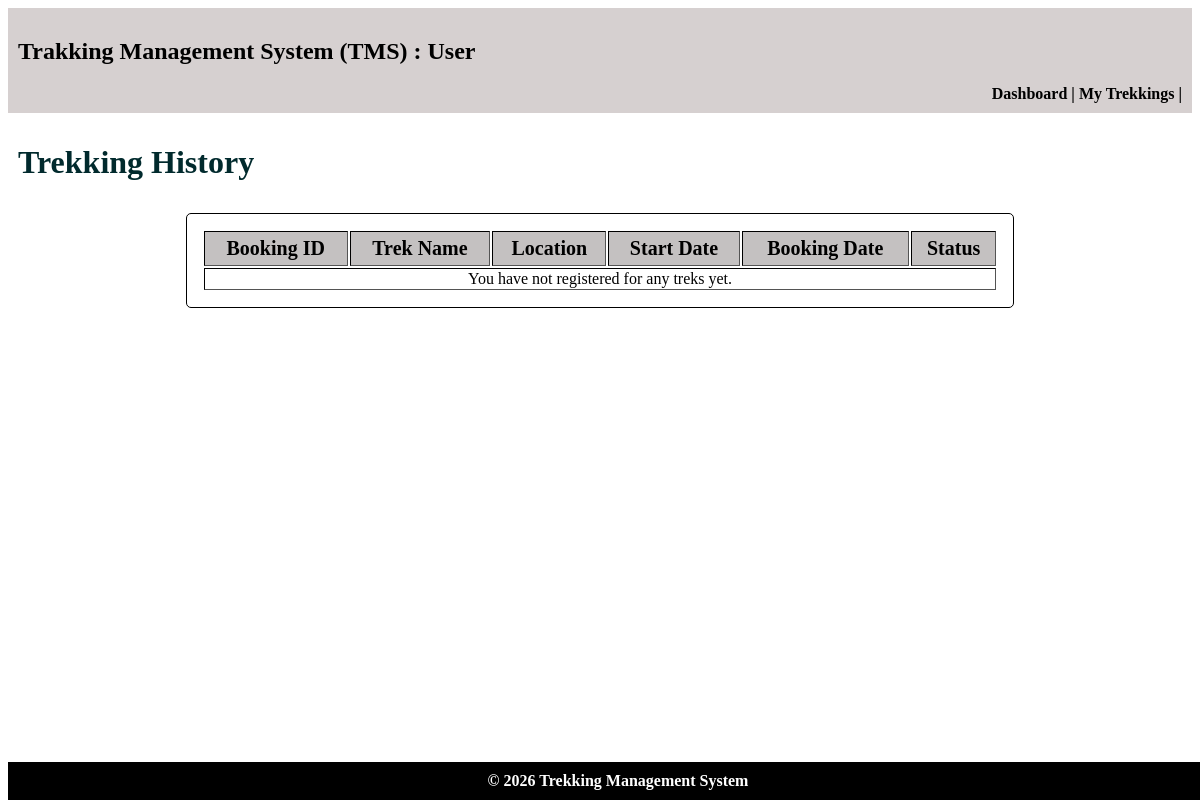
The app's page /user/history/2, older data.
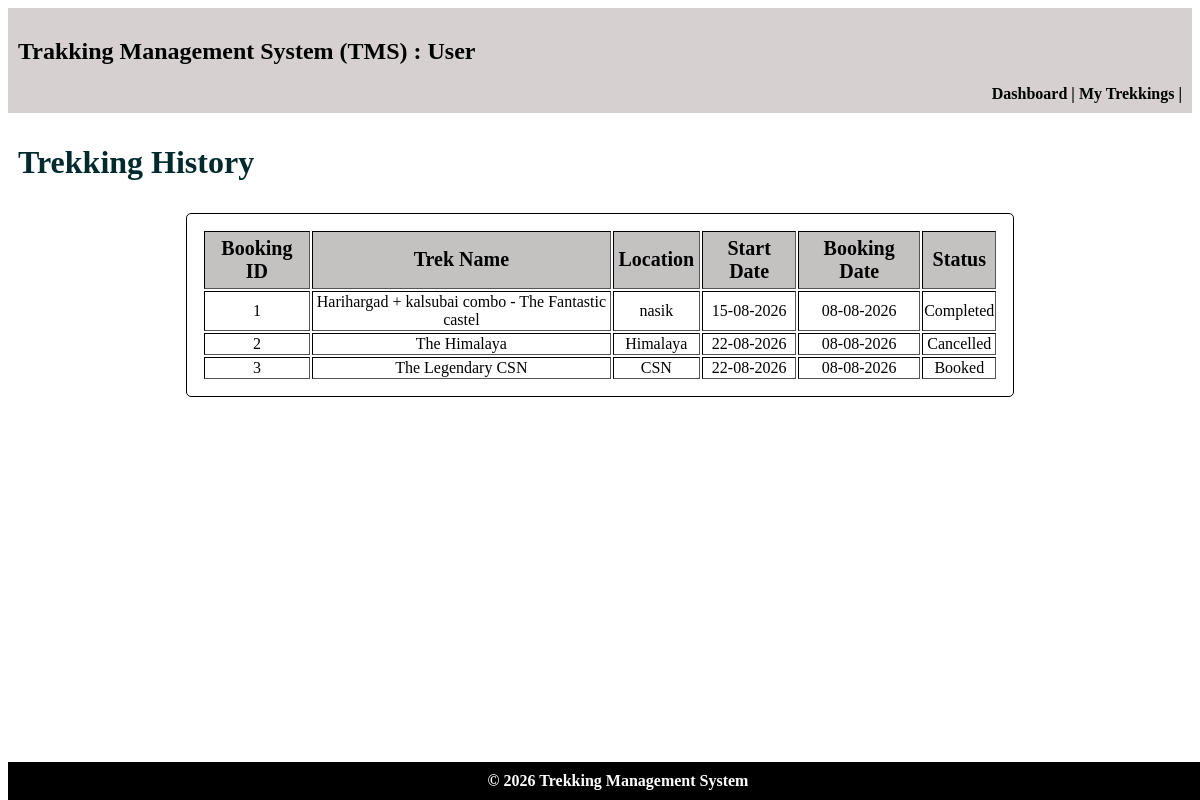
The same page, newer data.
### models.py (models this page shows)
class Bookings(db.Model):
    __tablename__ = "bookings"
    booking_id = db.Column(db.Integer,primary_key=True)
    trekker_id = db.Column(db.Integer,db.ForeignKey("trekker_profiles.trekker_id"),nullable=False)
    trek_id = db.Column(db.Integer,db.ForeignKey("treks.trek_id"),nullable=False)
    booking_status = db.Column(db.Integer,nullable=False,default=0)     # 0 = Booked, 1 = Cancelled  2 = Completed
    booking_date = db.Column(db.Date,nullable=False)
    __table_args__ = (
        db.UniqueConstraint(
            "trekker_id",
            "trek_id",
            name="unique_trekker_trek"
        ),
    )

class Treks(db.Model):
    __tablename__ = "treks"
    trek_id = db.Column(db.Integer,primary_key=True)
    trek_name = db.Column(db.String, nullable=False)
    location = db.Column(db.String, nullable=False)
    duration_days = db.Column(db.Integer,nullable=False)
    total_slots = db.Column(db.Integer,nullable=False)
    avail_slots = db.Column(db.Integer,nullable=False)
    staff_id = db.Column(db.Integer,db.ForeignKey("staff_profiles.staff_id"),nullable=True)
    difficulty = db.Column(db.Integer,nullable=False, default=0)    # 0 = Easy, 1 = Moderate, 2 = Hard
    trek_status = db.Column(db.Integer,nullable=False,default=0)    # 0 = Pending, 1 = Approved, 2 = Open, 3 = Closed, 4 = Completed
    start_date = db.Column(db.Date,nullable=False)
    end_date = db.Column(db.Date, nullable=False)
    description = db.Column(db.String,nullable=False)
    bookings = db.relationship(
        "Bookings",
        cascade="all, delete",
        backref="treks"
    )

### controller.py (the view)
@app.route("/user/history/<int:user_id>")
def user_history(user_id):
    user = db.session.query(Users).filter(Users.id == user_id).first()
    if not user:
        return "User not found."
    trek_history = db.session.query(Bookings).filter(Bookings.trekker_id == user_id
    ).order_by(Bookings.booking_date.desc()).all()
    return render_template(
        "user_history.html",user=user,user_id=user_id,trek_history=trek_history)

### templates/user_history.html (shortened to what this page needs)
<!DOCTYPE html>
<html lang="en">
<head>
    <link rel="stylesheet" href="/static/main.css">
</head>
<body>
    <header>
        <h2>Trakking Management System (TMS) : User</h2>
        <nav>
            <a href="{{ url_for('user_dashboard', user_id=user_id) }}"> Dashboard </a>|
            <a href="{{ url_for('user_history', user_id=user_id) }}"> My Trekkings </a>|
        </nav>
    </header>
    <main>
        <h1>Trekking History</h1>
        <table class="normal" border="1">
            <tr><th>Booking ID</th> <th>Trek Name</th> <th>Location</th> <th>Start Date</th> <th>Booking Date</th> <th>Status</th></tr>
            {% for booking in trek_history %}
            <tr><td>{{ booking.booking_id }}</td>
                <td>{{ booking.treks.trek_name }}</td>
                <td>{{ booking.treks.location }}</td>
                <td>{{ booking.treks.start_date.strftime('%d-%m-%Y') }}</td>
                <td>{{ booking.booking_date.strftime('%d-%m-%Y') }}</td>
                <td>
                {% if booking.booking_status == 0 %}
                    Booked
                {% elif booking.booking_status == 1 %}
                    Cancelled
                {% elif booking.booking_status == 2 %}
                    Completed
                {% endif %}
                </td>
            </tr>
                    {% else %}
        <tr><td colspan="6">You have not registered for any treks yet.</td></tr>
        {% endfor %}
        </table>
    </main>
    <footer>© 2026 Trekking Management System</footer>
</body>
</html>

Row changes from the older to the newer data that the page shows:
added Bookings: booking_id "1", treks.trek_name "Harihargad + kalsubai combo - The Fantastic castel", treks.location "nasik", treks.start_date "15-08-2026", booking_date "08-08-2026", booking_status "Completed"
added Bookings: booking_id "2", treks.trek_name "The Himalaya", treks.location "Himalaya", treks.start_date "22-08-2026", booking_date "08-08-2026", booking_status "Cancelled"
added Bookings: booking_id "3", treks.trek_name "The Legendary CSN", treks.location "CSN", treks.start_date "22-08-2026", booking_date "08-08-2026", booking_status "Booked"
Text that changed along with them:
text no longer shown: "You have not registered for any treks yet."
